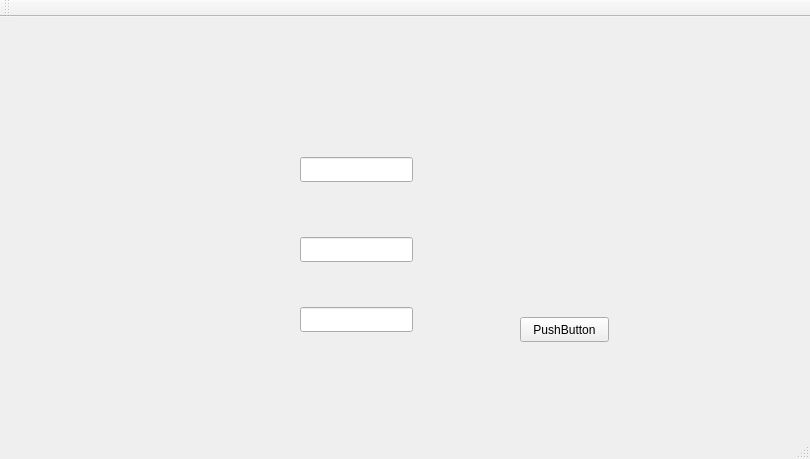
<?xml version="1.0" encoding="UTF-8"?>
<ui version="4.0">
 <class>MainWindow</class>
 <widget class="QMainWindow" name="MainWindow">
  <property name="geometry">
   <rect>
    <x>0</x>
    <y>0</y>
    <width>810</width>
    <height>459</height>
   </rect>
  </property>
  <property name="windowTitle">
   <string>MainWindow</string>
  </property>
  <widget class="QWidget" name="centralWidget">
   <widget class="QLineEdit" name="lineEdit">
    <property name="geometry">
     <rect>
      <x>300</x>
      <y>140</y>
      <width>113</width>
      <height>25</height>
     </rect>
    </property>
   </widget>
   <widget class="QLineEdit" name="lineEdit_2">
    <property name="geometry">
     <rect>
      <x>300</x>
      <y>220</y>
      <width>113</width>
      <height>25</height>
     </rect>
    </property>
   </widget>
   <widget class="QLineEdit" name="lineEdit_3">
    <property name="geometry">
     <rect>
      <x>300</x>
      <y>290</y>
      <width>113</width>
      <height>25</height>
     </rect>
    </property>
   </widget>
   <widget class="QPushButton" name="QuitButton">
    <property name="geometry">
     <rect>
      <x>520</x>
      <y>300</y>
      <width>89</width>
      <height>25</height>
     </rect>
    </property>
    <property name="text">
     <string>PushButton</string>
    </property>
   </widget>
  </widget>
  <widget class="QMenuBar" name="menuBar">
   <property name="geometry">
    <rect>
     <x>0</x>
     <y>0</y>
     <width>810</width>
     <height>22</height>
    </rect>
   </property>
  </widget>
  <widget class="QToolBar" name="mainToolBar">
   <attribute name="toolBarArea">
    <enum>TopToolBarArea</enum>
   </attribute>
   <attribute name="toolBarBreak">
    <bool>false</bool>
   </attribute>
  </widget>
  <widget class="QStatusBar" name="statusBar"/>
 </widget>
 <layoutdefault spacing="6" margin="11"/>
 <resources/>
 <connections>
  <connection>
   <sender>QuitButton</sender>
   <signal>clicked()</signal>
   <receiver>MainWindow</receiver>
   <slot>close()</slot>
   <hints>
    <hint type="sourcelabel">
     <x>564</x>
     <y>351</y>
    </hint>
    <hint type="destinationlabel">
     <x>404</x>
     <y>229</y>
    </hint>
   </hints>
  </connection>
 </connections>
</ui>
